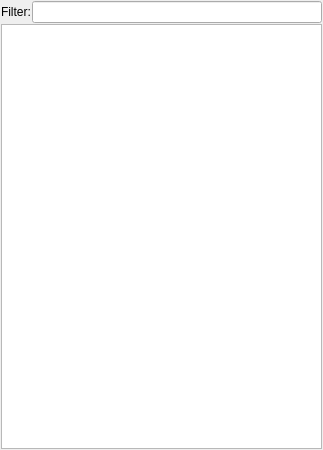
<?xml version="1.0" encoding="UTF-8"?>
<ui version="4.0">
 <class>BookmarksWidget</class>
 <widget class="QWidget" name="BookmarksWidget">
  <property name="geometry">
   <rect>
    <x>0</x>
    <y>0</y>
    <width>323</width>
    <height>450</height>
   </rect>
  </property>
  <layout class="QGridLayout" name="gridLayout">
   <property name="leftMargin">
    <number>1</number>
   </property>
   <property name="topMargin">
    <number>1</number>
   </property>
   <property name="rightMargin">
    <number>1</number>
   </property>
   <property name="bottomMargin">
    <number>1</number>
   </property>
   <property name="spacing">
    <number>1</number>
   </property>
   <item row="0" column="0">
    <widget class="QLabel" name="label">
     <property name="text">
      <string>Filter:</string>
     </property>
    </widget>
   </item>
   <item row="0" column="1">
    <widget class="QLineEdit" name="filterEdit">
    </widget>
   </item>
   <item row="1" column="0" colspan="2">
    <widget class="QTreeView" name="treeView">
     <property name="alternatingRowColors">
      <bool>true</bool>
     </property>
    </widget>
   </item>
  </layout>
 </widget>
 <resources/>
 <connections/>
</ui>
